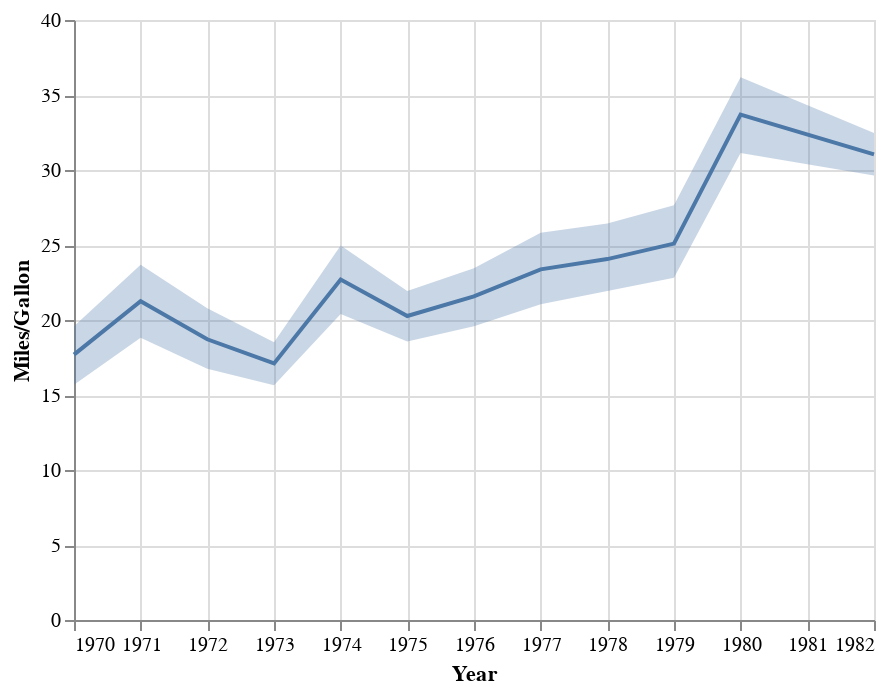

Source (notebook cell):
### Code cell
import altair as alt
from vega_datasets import data

source = data.cars()

# Configure the base chart
base = alt.Chart(source)

# Configure the line
line = base.mark_line().encode(
    x='Year',
    y='mean(Miles_per_Gallon)'
)

# Configure the confidence interval
confidence_interval = base.mark_area(opacity=0.3).encode(
    x='Year',
    y=alt.Y('ci0(Miles_per_Gallon)', title='Miles/Gallon'),
    y2='ci1(Miles_per_Gallon)'
)

# Draw the chart
confidence_interval + line

### Figure 1 — Vega-Lite specification as saved in the notebook (floating-point values rounded to 4 significant figures; data arrays with more than 128 entries replaced by an {"elided": "..."} marker saying what was removed)
{"$schema": "https://vega.github.io/schema/vega-lite/v2.6.0.json", "config": {"view": {"height": 300, "width": 400}}, "datasets": {"data-f02450ab61490a1363517a0190416235": {"elided": "406 records"}}, "layer": [{"data": {"name": "data-f02450ab61490a1363517a0190416235"}, "encoding": {"x": {"field": "Year", "type": "temporal"}, "y": {"aggregate": "ci0", "field": "Miles_per_Gallon", "title": "Miles/Gallon", "type": "quantitative"}, "y2": {"aggregate": "ci1", "field": "Miles_per_Gallon", "type": "quantitative"}}, "mark": {"opacity": 0.3, "type": "area"}}, {"data": {"name": "data-f02450ab61490a1363517a0190416235"}, "encoding": {"x": {"field": "Year", "type": "temporal"}, "y": {"aggregate": "mean", "field": "Miles_per_Gallon", "type": "quantitative"}}, "mark": "line"}]}
